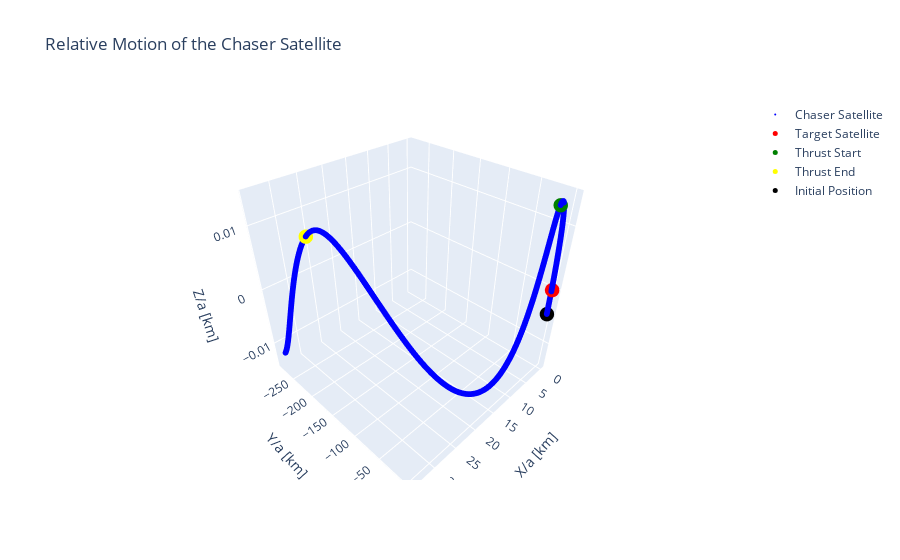

The notebook cell this image was saved under:
### Markdown cell above
The aim of this script is to simulate the motion a chaser satellite in close proximity to a target satellite. This uses the Clohessy Wiltshire equations to draw the chaser satellite in the reference frame of the target satellite. This particular sumulation attempts to simulate the motion of the satellite given inital condistions and then provides the means to apply an extended burn at a across a chosen time period and fuel capacity. 


This script works on making the fuel compoent of the siluation more accurate.

### Code cell
import numpy as np
import plotly.graph_objects as go
import math

# Gravitational parameter (mu) and mean motion (n)
mu = 398600.4418  # km^3/s^2 (gravitational parameter of Earth)
sma = 7000  # km (semi-major axis of the target's orbit)
n = np.sqrt(mu / sma**3)  # mean motion of the target

# Initial conditions in the target's orbit reference frame
r0_chaser = np.array([10.0, 9.0, -30.0])  # Initial relative position of chaser, km
v0_chaser = np.array([3, 5, 0.1])  # Initial relative velocity of chaser, km/s

# Thrust parameters
thrust_start_time = 2000  # Time delay before thrust starts in seconds
thrust_duration = 6000    # Thrust duration in seconds
thrust_force = np.array([0, 100000, 0])  # Thrust force in N
specific_impulse = 3000  # Specific impulse of the propulsion system, seconds
fuel_mass_inital = 1000  # Initial mass of the fuel
spacecraft_mass = 4000 # Initial dry mass of the craft, kg
total_mass_initial = spacecraft_mass + fuel_mass_inital  # Initial total mass of the spacecraft

# Time parameters
t_final = 10000  # Total simulation time, seconds
dt = 1  # Time step, seconds

# Time array
t = np.arange(0, t_final, dt)

# Position and velocity arrays
r_chaser = np.zeros((len(t), 3))
v_chaser = np.zeros((len(t), 3))

# Set initial conditions
r_chaser[0] = r0_chaser
v_chaser[0] = v0_chaser

# Clohessy-Wiltshire equations for relative motion
def clohessy_wiltshire(r, v, t, n):
    x, y, z = r
    x_dot, y_dot, z_dot = v
    
    x_ddot = 3 * n**2 * x + 2 * n * y_dot
    y_ddot = -2 * n * x_dot
    z_ddot = -n**2 * z
    
    return np.array([x_dot, y_dot, z_dot]), np.array([x_ddot, y_ddot, z_ddot])


# Initialize the flag variable before the loop
fuel_depleted_flag = False

#initialise current mass
current_mass = total_mass_initial

# Simulation loop
for i in range(1, len(t)):
    # Get current state
    r = r_chaser[i-1]
    v = v_chaser[i-1]
    
    # Find accelerations using Clohessy-Wiltshire equations
    v, a = clohessy_wiltshire(r, v, t[i], n)
    thrust_acceleration = np.array([0.0, 0.0, 0.0])
    # Calculate thrust acceleration using rocket equation
    if thrust_start_time <= t[i] <= (thrust_start_time + thrust_duration):
    
        if (current_mass - spacecraft_mass) > 0:
            exhaust_velocity = specific_impulse * 9.81  # Exhaust velocity in m/s
            thrust_acceleration = thrust_force / current_mass  # Thrust acceleration in m/s^2
            thrust_acceleration = thrust_acceleration * 1e-3  # Convert thrust acceleration to km/s^2
            print("Thrust acceleration (km/s^2):", thrust_acceleration)
            current_mass = current_mass*math.exp((-(np.linalg.norm(thrust_acceleration)*dt))/(exhaust_velocity))  # Update mass of the spacecraft
        else:
            if not fuel_depleted_flag:
                fueldepleted = True
                print("fuel depleted at: ", t[i], "seconds")
                fuel_depleted_flag = True
            thrust_acceleration = np.array([0.0, 0.0, 0.0])  # No thrust
    
    # Total acceleration
    total_acceleration = a + thrust_acceleration
    
    # Update position and velocity
    r_chaser[i] = r + v * dt
    v_chaser[i] = v + total_acceleration * dt


print("fuel used: ", (fuel_mass_inital-(current_mass - spacecraft_mass)) , "kg, out of ", fuel_mass_inital, "kg")




# Plotting with Plotly for interactive visualization
r_chaser_scaled = r_chaser / sma

# Create traces for plotting
trace = go.Scatter3d(
    x=r_chaser_scaled[:, 0],
    y=r_chaser_scaled[:, 1],
    z=r_chaser_scaled[:, 2],
    mode='markers',
    name='Chaser Satellite',
    marker=dict(
        color='blue',
        size=2
    )
)

initial_trace = go.Scatter3d(
    x=[r_chaser_scaled[0, 0]],
    y=[r_chaser_scaled[0, 1]],
    z=[r_chaser_scaled[0, 2]],
    mode='markers',
    name='Initial Position',
    marker=dict(
        color='black',
        size=5
    )
)

target_trace = go.Scatter3d(
    x=[0],
    y=[0],
    z=[0],
    mode='markers',
    name='Target Satellite',
    marker=dict(
        color='red',
        size=5
    )
)

thrust_start_trace = go.Scatter3d(
    x=[r_chaser_scaled[thrust_start_time, 0]],
    y=[r_chaser_scaled[thrust_start_time, 1]],
    z=[r_chaser_scaled[thrust_start_time, 2]],
    mode='markers',
    name='Thrust Start',
    marker=dict(
        color='green',
        size=5
    )
)

if (current_mass - spacecraft_mass) <= 0:
    thrust_end_trace = go.Scatter3d(
        x=[r_chaser_scaled[fueldepleted, 0]],
        y=[r_chaser_scaled[fueldepleted, 1]],
        z=[r_chaser_scaled[fueldepleted, 2]],
        mode='markers',
        name='Thrust End',
        marker=dict(
            color='yellow',
            size=5
        )
    )
else:
    thrust_end_trace = go.Scatter3d(
        x=[r_chaser_scaled[thrust_start_time+thrust_duration, 0]],
        y=[r_chaser_scaled[thrust_start_time+thrust_duration, 1]],
        z=[r_chaser_scaled[thrust_start_time+thrust_duration, 2]],
        mode='markers',
        name='Thrust End',
        marker=dict(
            color='yellow',
            size=5
        )
    )

# Create the layout
layout = go.Layout(
    title='Relative Motion of the Chaser Satellite',
    scene=dict(
        xaxis=dict(title='X/a [km]'),
        yaxis=dict(title='Y/a [km]'),
        zaxis=dict(title='Z/a [km]')
    )
)

# Create the figure and add the traces
fig = go.Figure(data=[trace, target_trace, thrust_start_trace, thrust_end_trace, initial_trace], layout=layout)

# Show the figure
fig.show()

### Figure 1 — Plotly figure (JSON) as saved in the notebook; plotly's stock layout.template omitted (floating-point values rounded to 4 significant figures; data arrays with more than 128 entries replaced by an {"elided": "..."} marker saying what was removed)
{"data": [{"marker": {"color": "blue", "size": 2}, "mode": "markers", "name": "Chaser Satellite", "type": "scatter3d", "x": {"elided": "10000 float values"}, "y": {"elided": "10000 float values"}, "z": {"elided": "10000 float values"}}, {"marker": {"color": "red", "size": 5}, "mode": "markers", "name": "Target Satellite", "type": "scatter3d", "x": [0], "y": [0], "z": [0]}, {"marker": {"color": "green", "size": 5}, "mode": "markers", "name": "Thrust Start", "type": "scatter3d", "x": [2.398], "y": [-3.319], "z": [0.01343]}, {"marker": {"color": "yellow", "size": 5}, "mode": "markers", "name": "Thrust End", "type": "scatter3d", "x": [33.51], "y": [-171.0], "z": [0.01255]}, {"marker": {"color": "black", "size": 5}, "mode": "markers", "name": "Initial Position", "type": "scatter3d", "x": [0.001429], "y": [0.001286], "z": [-0.004286]}], "layout": {"scene": {"xaxis": {"title": {"text": "X/a [km]"}}, "yaxis": {"title": {"text": "Y/a [km]"}}, "zaxis": {"title": {"text": "Z/a [km]"}}}, "title": {"text": "Relative Motion of the Chaser Satellite"}}}
